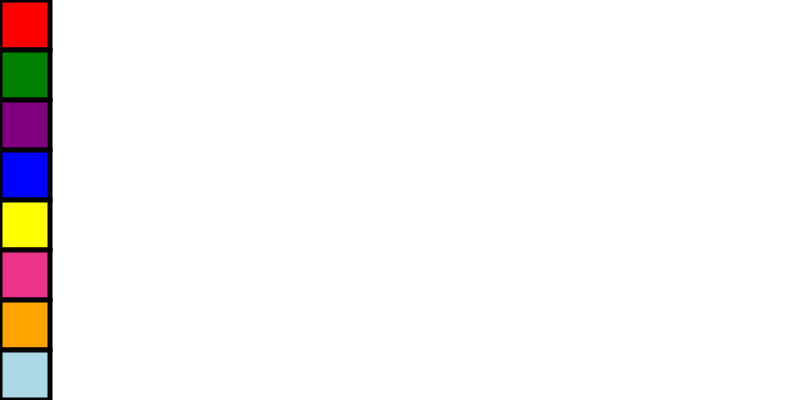
Frame 1 (no input)
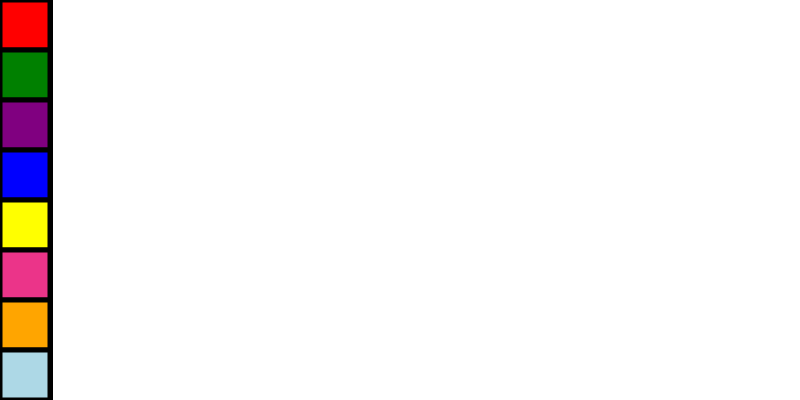
Frame 60 (no input)
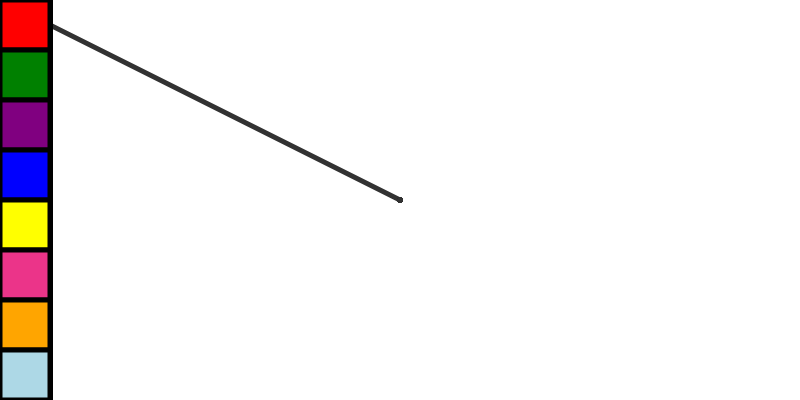
Frame 120 (the mouse pressed at the canvas centre since frame 60)

The p5.js sketch that drew these frames (run headless with seeded random() and noise() and a simulated clock; from frame 60 on, the mouse is pressed at the canvas centre):

// p5.js sketch
// ── sketch.js
var brushColor;

function setup() {
  createCanvas(800,400);
  background(255,255,255);
  brushColor=color(50);
  console.log(brushColor);
}

function draw() { 
  //background(255,255,255);
  if(mouseIsPressed){
    if(mouseX<=50){
     if(mouseY<=50){
       brushColor=color("red");
     }else if(mouseY<=100){
              brushColor=color("green");
     }else if(mouseY<=150){
             brushColor=color("purple");
     }else if(mouseY<=200){
             brushColor=color("blue");
     }else if(mouseY<=250){
             brushColor=color("yellow");
     }else if(mouseY<=300){
             brushColor=color(235,52,137);
     }else if(mouseY<=350){
             brushColor=color("orange");
     }else if(mouseY<=400){
             brushColor=color("lightblue");
   }
 }
stroke(brushColor);
line(mouseX,mouseY,pmouseX,pmouseY);
  }

  /*text(mouseX+","+mouseY,mouseX,mouseY);*/
   
  strokeWeight(5);
  stroke("black");
  fill("red");
  rect(0,0,50,50);

  fill("green");
  rect(0,50,50,50);

  fill("purple");
  rect(0,100,50,50);

  fill("blue");
  rect(0,150,50,50);

  fill("yellow");
  rect(0,200,50,50);
  
  fill(235, 52, 137);
  rect(0,250,50,50);

  fill("orange");
  rect(0,300,50,50);

  fill("lightblue");
  rect(0,350,50,50);
  
}
// ── style.css
html, body {
  margin: 0;
  padding: 0;
}
canvas {
  display: block;
  border-color: rgb(3, 48, 252);
  border-width: 10px;
}
